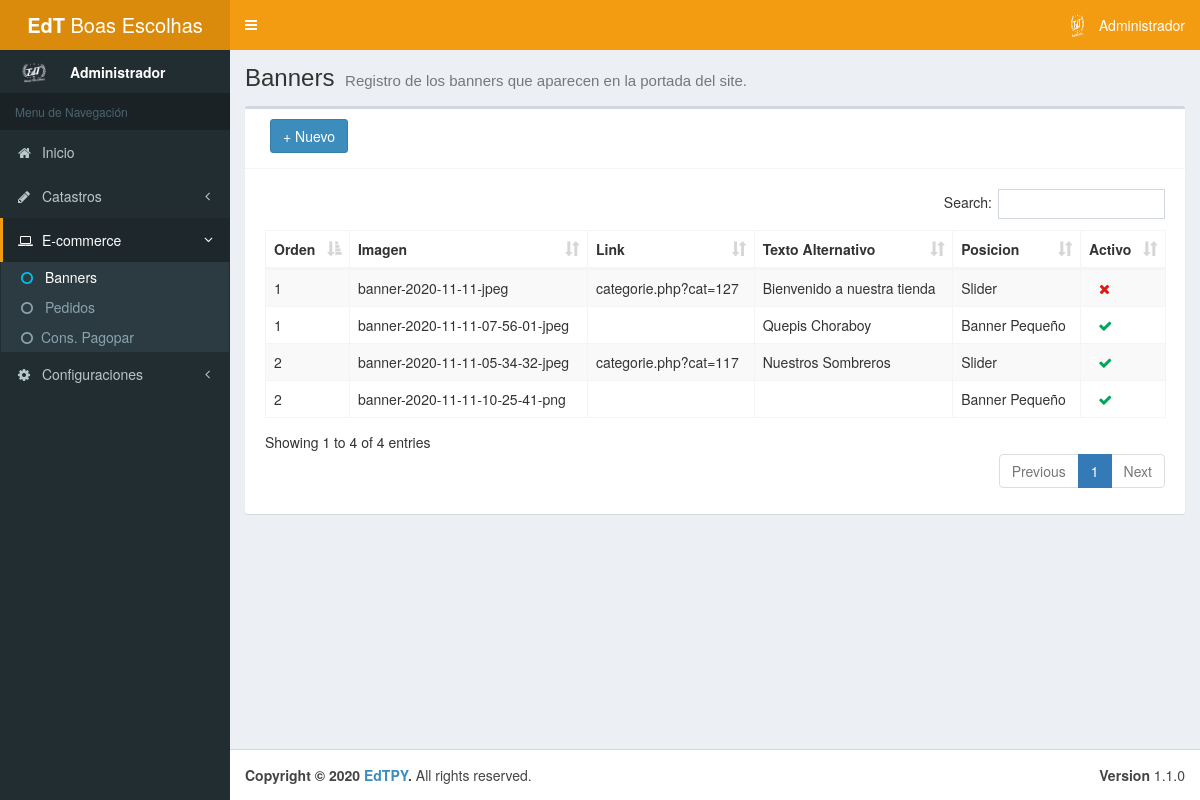
Page /admin/banner.php (signed in) on the earlier database version.
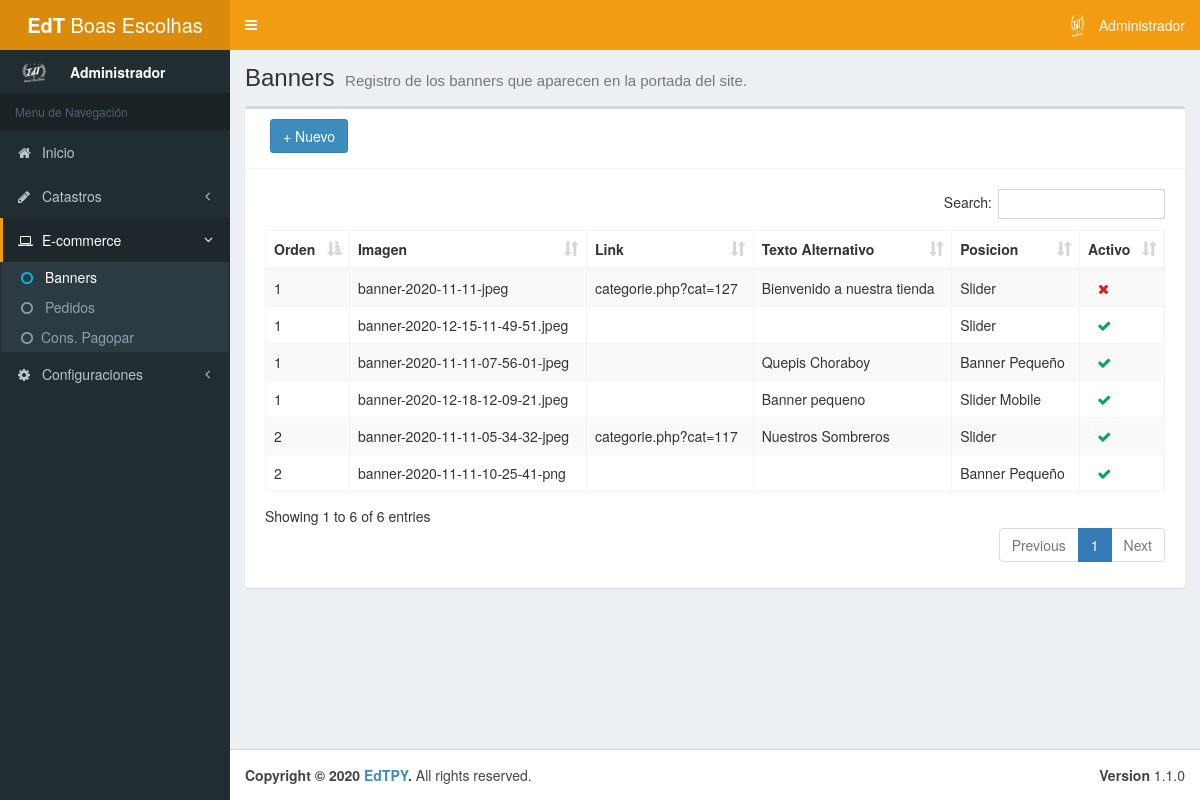
Same page on the later database version.
### tables this page shows
CREATE TABLE IF NOT EXISTS `tb_banner` (
  `id` int(11) NOT NULL AUTO_INCREMENT,
  `img` varchar(100) NOT NULL,
  `text_alt` varchar(100) DEFAULT NULL,
  `url` varchar(100) DEFAULT NULL,
  `orden` int(11) NOT NULL,
  `posicion` tinyint(1) NOT NULL,
  `activo` tinyint(1) NOT NULL,
  PRIMARY KEY (`id`)
);

### admin/mods/server/banner.php (called while the page is built, shortened)
<?php
	function getAllBanners () {
		$connection = conn();
		$sql = "SELECT tb_banner.* FROM tb_banner ORDER BY tb_banner.posicion, tb_banner.orden";
		$query = $connection->prepare($sql);
		$query->execute();
		if ($query->rowCount() > 0) {
			$result= $query->fetchAll();
		} else {
			$result = null;
		}
		return $result;
	}
?>

### admin/mods/objs/banner.php (called while the page is built, shortened)
<?php
	include_once "mods/server/banner.php";
	$banners = getAllBanners();
?>

### admin/banner.php (the view, shortened to what this page needs)
<!DOCTYPE html>
<html>
<head>
	<?php include 'includes/head.php'; ?>
</head>
<body class="hold-transition skin-yellow sidebar-mini">
	<div class="wrapper">
		<?php include 'includes/header.php'; ?>
		<?php include 'includes/aside.php'; ?>
        <?php include_once "mods/objs/banner.php";?>
		<div class="content-wrapper">
			<section class="content-header">
				<h1>
					Banners
					<small>Registro de los banners que aparecen en la portada del site.</small>
				</h1>
			</section>
			<section class="content">
            	<div class="box">
					<div class="box-header with-border">
						<div class="col-md-3 pull-left">
							<button id="btnAdd" type="button" class="btn btn-primary" data-toggle="modal" data-target="#AddModal" style="margin-bottom: 5px;">+ Nuevo</button>
						</div>
					</div>
					<div class="box-body">
						<div class="box-body table-responsive">
							<table class="table table-striped table-bordered display nowra" id="tabladatos">
							<thead>
								<tr>
									<th>Orden</th>
									<th>Imagen</th>
									<th>Link</th>
									<th>Texto Alternativo</th>
									<th>Posicion</th>
									<th>Activo</th>
								</tr>
							</thead>
							<tbody>
								<?php
									if ($banners != null) {
										foreach ($banners as $row) {
								?>
								<tr data-toggle="modal" data-target="#AltModal" data-codigo="<?php echo $row['id'];?>" data-orden="<?php echo $row['orden'];?>" data-url="<?php echo $row['url'];?>" data-img="<?php echo $row['img'];?>" data-alternativo="<?php echo $row['text_alt'];?>" data-posicion="<?php echo $row['posicion'];?>" data-activo="<?php echo $row['activo'];?>">
									<td><?php echo $row['orden'];?></td>
									<td><?php echo $row['img'];?></td>
									<td><?php echo $row['url'];?></td>
									<td><?php echo $row['text_alt'];?></td>
									<td>
									<?php
										if ($row['posicion'] == 0) {
											echo "Slider";
										} else if ($row['posicion'] == 2) {
											echo "Slider Mobile";
										} else {
											echo "Banner Pequeño";
										}
									?>
									</td>
									<td>
									<?php
										if ($row['activo'] == 1) {
											echo '<span style="color: white">S</span><i class="fa fa-check text-success"></i>';
										} else {
											echo '<span style="color: white">N</span><i class="fa fa-close text-danger"></i>';
										}
									?>
									</td>
								</tr>
								<?php }}?>
							</tbody>
							</table>
						</div>
					</div>
				</div>
            </section>
		</div>
		<?php include "includes/footer.php"; ?>
	</div>
</body>
</html>

Differences in the rows shown:
added tb_banner: orden "1", img "banner-2020-12-15-11-49-51.jpeg", posicion "Slider", activo 1 (drawn)
added tb_banner: orden "1", img "banner-2020-12-18-12-09-21.jpeg", text_alt "Banner pequeno", posicion "Slider Mobile", activo 1 (drawn)
Other differences:
text written by a page script: "Search: Showing 1 to 4 of 4 entries Previous 1 Next" → "Search: Showing 1 to 6 of 6 entries Previous 1 Next"
